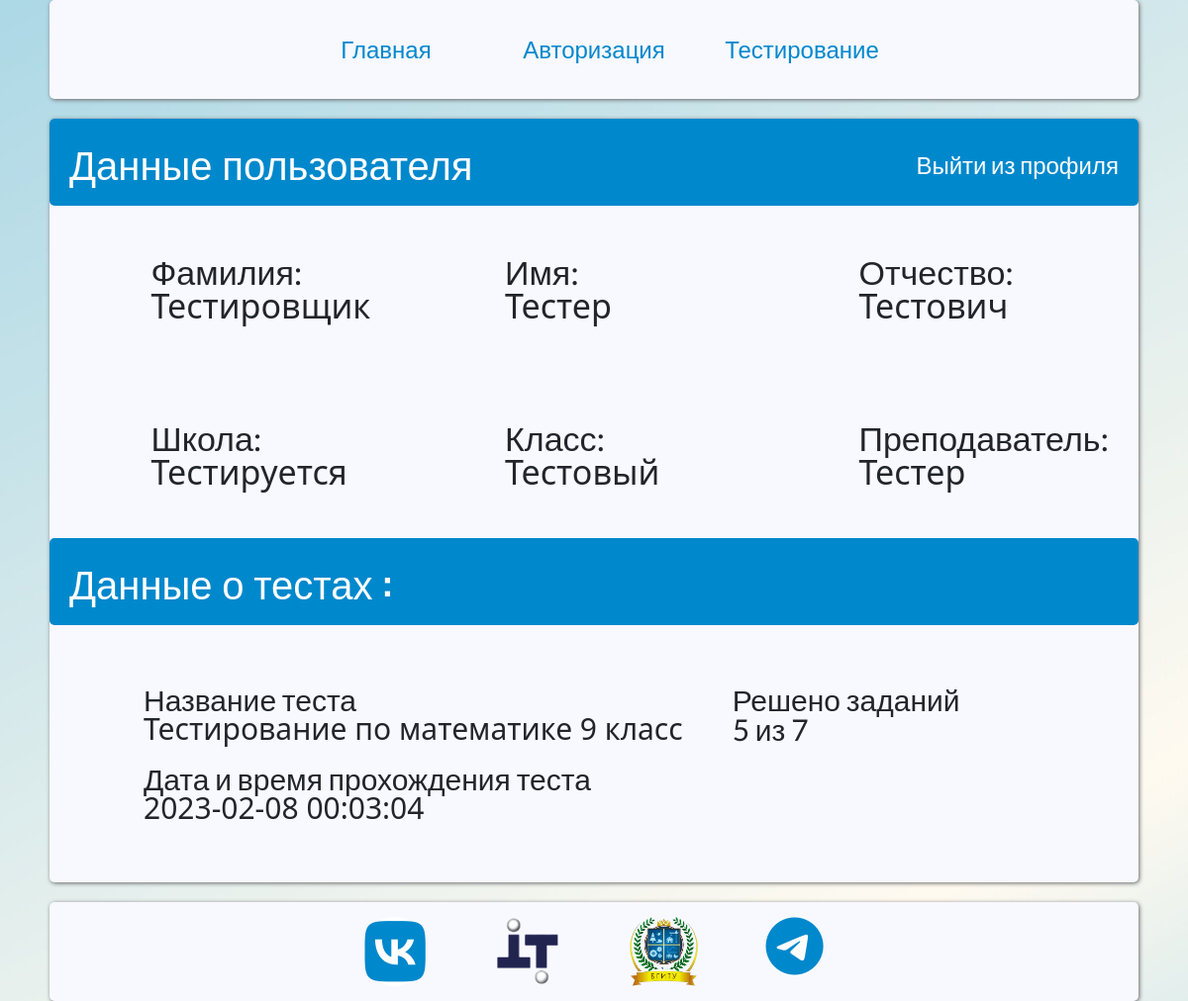
Page /profile/1 (signed in) on the committed database.
### app/models.py (models this page shows, shortened)
class User(UserMixin, db.Model):
    __tablename__ = 'user'
    id = db.Column(db.Integer, primary_key=True)
    surname = db.Column(db.String(50), nullable=False)
    name = db.Column(db.String(50), nullable=False)
    patronomyc = db.Column(db.String(50), nullable=True)
    school = db.Column(db.String(120), nullable=False)
    s_class = db.Column(db.String(10), nullable=False)
    s_teacher = db.Column(db.String(60), nullable=False)
    login = db.Column(db.String(40), nullable=False)
    password = db.Column(db.String(128), nullable=False)
    usertype = db.Column(db.String(20),nullable= False)

class Test_result(db.Model):
    __tablename__ = 'test_result'
    id = db.Column(db.Integer, primary_key=True)
    test = db.Column(db.Integer, db.ForeignKey('test.id'), nullable=True)
    user = db.Column(db.Integer, db.ForeignKey('user.id'), nullable=True)
    grade = db.Column(db.Integer)
    date_time = db.Column(db.DateTime)

class Test(db.Model):
    __tablename__ = 'test'
    id = db.Column(db.Integer, primary_key=True)
    Name = db.Column(db.String(500), nullable=False)
    Question1 = db.Column(db.String(500), nullable=False)
    Answer1 = db.Column(db.String(20), nullable=False)
    Question2 = db.Column(db.String(500), nullable=False)
    Answer2 = db.Column(db.String(20), nullable=False)
    Question3 = db.Column(db.String(500), nullable=False)
    Answer3 = db.Column(db.String(20), nullable=False)
    Question4 = db.Column(db.String(500), nullable=False)
    Answer4 = db.Column(db.String(20), nullable=False)
    Question5 = db.Column(db.String(500), nullable=False)
    Answer5 = db.Column(db.String(20), nullable=False)
    Question6 = db.Column(db.String(500), nullable=False)
    Answer6 = db.Column(db.String(20), nullable=False)
    Question7 = db.Column(db.String(500), nullable=False)
    Answer7 = db.Column(db.String(20), nullable=False)

### app/routes.py (the view)
@app.route('/profile/<string:id>')
def profile(id):
    user = User.query.filter_by(id=current_user.id).first()
    testdata = db.session.query(Test_result.grade,Test.Name,Test_result.date_time).filter(Test_result.user == current_user.id).order_by(Test_result.date_time.desc()).limit(1)
    return render_template('profile.html',user=user,testdata=testdata,title="Личный кабинет",menu=user_menu)

### app/routes.py (called while the page is built)
@Login_Manager.user_loader
def load_user(user_id):
    return User.query.get(int(user_id))

### app/templates/profile.html
{% extends "base.html" %}
{% block content %}
    <div class="userinfo">
        <div class="info-head">
            <h1>Данные пользователя</h1>
            <a href="{{ url_for('logout') }}" class="logout">Выйти из профиля</a>
        </div>
        <div class="maininfo">
             <div class="info-item"><p>Фамилия:</p>
                {{ user.surname }}</div>
            <div class="info-item"><p>Имя:</p>
                {{ user.name }}</div>
            <div class="info-item"><p>Отчество:</p>
                {{ user.patronomyc }} </div>
            <div class="info-item"><p>Школа:</p>
                {{ user.school }}</div>
            <div class="info-item"><p>Класс:</p>
                {{ user.s_class }}</div>
            <div class="info-item"><p>Преподаватель:</p>
                {{ user.s_teacher }}</div>
        </div>
        <div class="info-head">
            <h1>Данные о тестах : </h1>
        </div>
        <div class="test-info">
            {% for t in testdata %}
                <div class="test-item"><p>Название теста</p>
                    {{ t.Name }} </div>
                <div class="test-item">
                    <p>Решено заданий</p>
                    <p>{{ t.grade }} из 7</p>
                </div>
                <div class="test-item">
                    <p>Дата и время прохождения теста</p>
                    {{ t.date_time.isoformat(" ","seconds") }}
                </div>
            {% endfor %}
        </div>
    </div>
{% endblock %}

### app/static/css/styles.css (style rules this page uses)
*, *:before, *:after { box-sizing: border-box; margin: 0px; padding: 0px; }
h1, h2, h3, h4, h5 { font-family: 'Oswald', sans-serif; }
p, a, li { font-family: 'Lato', sans-serif; }
body { background-image: url(../images/bg_main.jpg); background-attachment: fixed; }
html, body, div, span, h1, p, ul, li { margin: 0; padding: 0; border: 0; vertical-align: baseline; }
html, body, .wrap { height: 100%; line-height: 1; }
.userinfo { max-width: 100%; margin: 20px auto; min-height: 600px; background-color: #F8F8FF; border-radius: 5px; box-shadow: 1px 1px 4px #666; }
.info-head { border-radius: 5px; background-color: #0088cc; width: 100%; color: white; padding: 20px; display: flex; justify-content: space-between; }
.logout { font-size: 24px; padding-top: 15px; color: white; text-decoration: none; }
.maininfo { min-height: 300px; display: flex; font-size: 34px; flex-wrap: wrap; justify-content: space-evenly; }
.info-item { padding: 50px 75px; width: 330px; display: flex; flex-direction: column; flex-wrap: wrap; }
.test-info { font-size: 30px; padding: 50px 70px; display: flex; flex-direction: row; align-items: center; min-height: 200px; flex-wrap: wrap; }
.test-item { padding: 10px 25px; display: flex; flex-direction: column; }

### rows in the picture
User: surname "Тестировщик", name "Тестер", patronomyc "Тестович", school "Тестируется", s_class "Тестовый", s_teacher "Тестер"
Test_result: Name "Тестирование по математике 9 класс", grade "5", date_time "2023-02-08 00:03:04"

### other values in the picture
{{ m['name'] }} "Главная" "Авторизация" "Тестирование"
